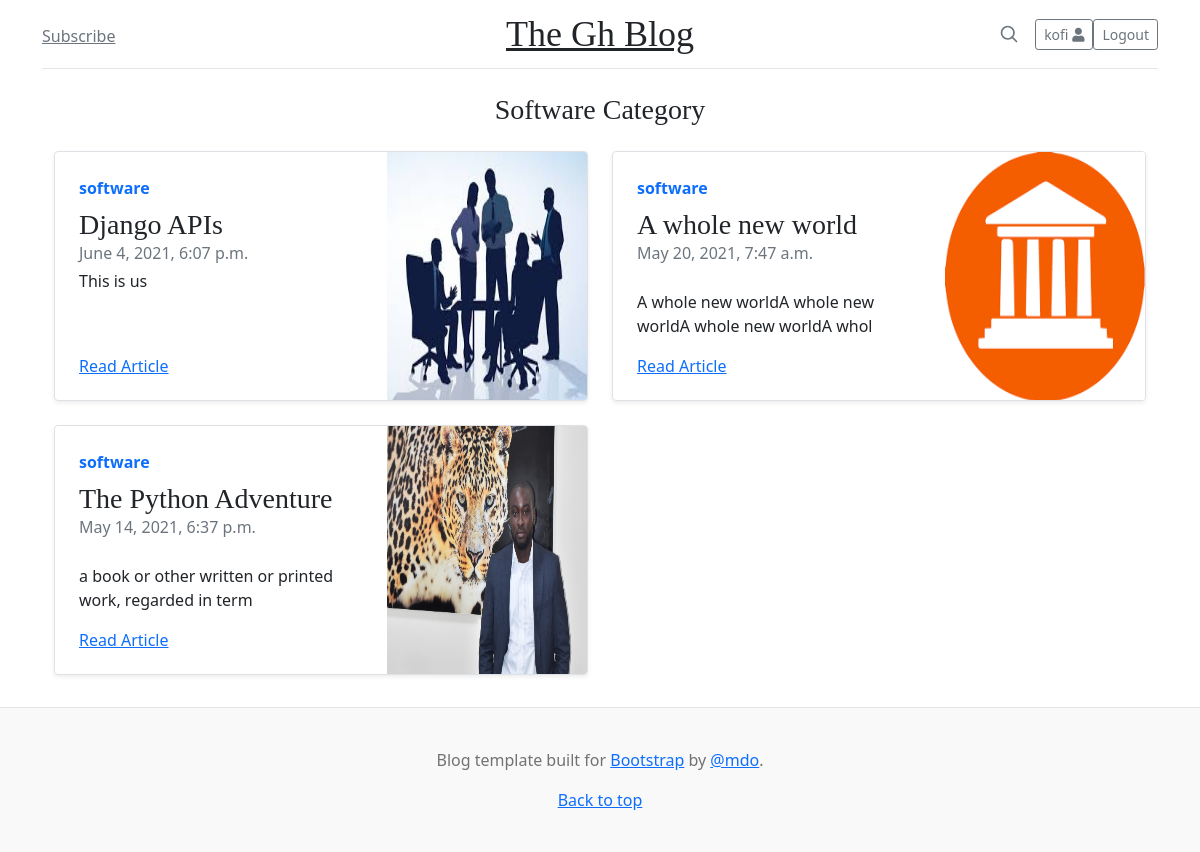
Screenshot of /category/software (signed in) with the database file from the repository.
### blog/models.py (models this page shows, shortened)
class Category(models.Model):
    name = models.CharField(max_length=50)
    slug = models.SlugField(unique=True)
    def __str__(self):
        return self.name
    class Meta:
        verbose_name = 'Category'
        verbose_name_plural = 'Categories'

class Blog(models.Model):
    STATUS_CHOICES = (
        ('draft', 'draft'),
        ('published', 'published')
    )
    author = models.ForeignKey(User, on_delete=models.CASCADE)
    title = models.CharField(max_length=105)
    cover_image = models.ImageField(upload_to='images/', blank=True, null=True)
    body = RichTextField()
    date_published = models.DateTimeField()
    status = models.CharField(max_length=10, choices=STATUS_CHOICES)
    category = models.ForeignKey(Category, related_name='posts', on_delete=models.CASCADE, max_length=50)
    def summary(self):
        return self.body[:60]
    class Meta:
        ordering = ('-date_published',)

### blog/views.py (the view)
# urls.py: path('category/<str:cat>', views.category_view, name='category_view')
def category_view(request, cat):
    category = get_object_or_404(Category, name=cat)
    posts = Blog.objects.filter(category=category)
    template_name = 'blog/categories.html'
    context = {'posts': posts, 'category': category}
    return render(request, template_name, context)

### blog/templates/blog/categories.html (shortened to what this page needs)
{% extends 'blog/base.html' %}
{% load static %}
  {% block content %}
    <div class="mt-4 mb-4">
      <h3 style="text-align: center;">{{category|title}} Category</h3>
    </div>
  <div class="container">
    <div class="row mb-2">
      {% for post in category.posts.all %}
        <div class="col-md-6">
            <div class="row g-0 border rounded overflow-hidden flex-md-row mb-4 shadow-sm h-md-250 position-relative">
              <div class="col p-4 d-flex flex-column position-static">
                <strong class="d-inline-block mb-2 text-primary">{{post.category}}</strong>
                <h3 class="mb-0">{{post.title}}</h3>
                <div class="mb-1 text-muted">{{post.date_published}}</div>
                <p class="card-text mb-auto">{{post.summary|safe}}</p>
                <a href="{% url 'detail_view' post.id %}" class="stretched-link">Read Article</a>
              </div>
              <div class="col-auto d-none d-lg-block">
                <img src="{{post.cover_image.url}}" alt="" class="bd-placeholder-img" width="200" height="250">
              </div>
            </div>
          </div>
      {% empty %}
      <h5>No posts under this category</h5>
      {% endfor %}
      </div>
  </div>
  {% endblock %}

### blog/templates/blog/base.html (shortened to what this page needs)
{% load static %}
<!doctype html>
<html lang="en">
  <head>
    <link href="https://cdn.jsdelivr.net/npm/bootstrap@5.0.0-beta3/dist/css/bootstrap.min.css" rel="stylesheet">
  <link rel="stylesheet" href="https://cdnjs.cloudflare.com/ajax/libs/font-awesome/5.15.3/css/all.min.css" />
    <link href="{% static 'blog/styles.css' %}" rel="stylesheet">
  </head>
  <body>
<div class="container">
  <header class="blog-header py-3">
    <div class="row flex-nowrap justify-content-between align-items-center">
      <div class="col-4 pt-1">
        <a class="link-secondary" href="#">Subscribe</a>
      </div>
      <div class="col-4 text-center">
        <a class="blog-header-logo text-dark" href="{% url 'index' %}">The Gh Blog</a>
      </div>
      <div class="col-4 d-flex justify-content-end align-items-center">
        <a class="link-secondary" href="#" aria-label="Search">
          <svg xmlns="http://www.w3.org/2000/svg" width="20" height="20" fill="none" stroke="currentColor" stroke-linecap="round" stroke-linejoin="round" stroke-width="2" class="mx-3" role="img" viewBox="0 0 24 24"><title>Search</title><circle cx="10.5" cy="10.5" r="7.5"/><path d="M21 21l-5.2-5.2"/></svg>
        </a>
        {% if request.user.is_authenticated %}
        <a class="btn btn-sm btn-outline-secondary" href="#"data-bs-toggle="modal" data-bs-target="#staticBackdrop">{{request.user.username}} <i class="fa fa-user" aria-hidden="true"></i>
        </a>
        <a class="btn btn-sm btn-outline-secondary" href="{% url 'user_logout' %}">Logout</a>
        {% else %}
        <a class="btn btn-sm btn-outline-secondary" href="{% url 'user_signup' %}">Sign up</a>
        <a class="btn btn-sm btn-outline-secondary" href="{% url 'user_login' %}">Login</a>
        {% endif %}
      </div>
    </div>
  </header>
  {% block content %}
  {% endblock %}
</div>
<footer class="blog-footer">
  <p>Blog template built for <a href="https://getbootstrap.com/">Bootstrap</a> by <a href="https://twitter.com/mdo">@mdo</a>.</p>
  <p>
    <a href="#">Back to top</a>
  </p>
</footer>
<script src="https://cdn.jsdelivr.net/npm/bootstrap@5.0.1/dist/js/bootstrap.bundle.min.js"></script>  </body>
</html>

### blog/static/blog/styles.css (style rules this page uses)
.blog-header { line-height: 1; border-bottom: 1px solid #e5e5e5; }
.blog-header-logo { font-family: "Playfair Display", Georgia, "Times New Roman", serif; font-size: 2.25rem; }
h1, h2, h3, h4, h5, h6 { font-family: "Playfair Display", Georgia, "Times New Roman", serif; }
@media (min-width: 768px) { .h-md-250 { height: 250px; } }
.blog-footer { padding: 2.5rem 0; color: #727272; text-align: center; background-color: #f9f9f9; border-top: .05rem solid #e5e5e5; }
.blog-footer p:last-child { margin-bottom: 0; }

### blog/templates/blog/base.html (style rules this page uses)
.bd-placeholder-img { font-size: 1.125rem; text-anchor: middle; -webkit-user-select: none; -moz-user-select: none; user-select: none; }

### rows the page displays
Category: name "Software"
Blog: category "software", title "Django APIs", date_published "June 4, 2021, 6:07 p.m.", summary "This is us", cover_image (picture)
Blog: category "software", title "A whole new world", date_published "May 20, 2021, 7:47 a.m.", summary "A whole new worldA whole new worldA whole new worldA whol", cover_image (picture)
Blog: category "software", title "The Python Adventure", date_published "May 14, 2021, 6:37 p.m.", summary "a book or other written or printed work, regarded in term", cover_image (picture)

### other values shown
{{ request.user.username }} "kofi"
